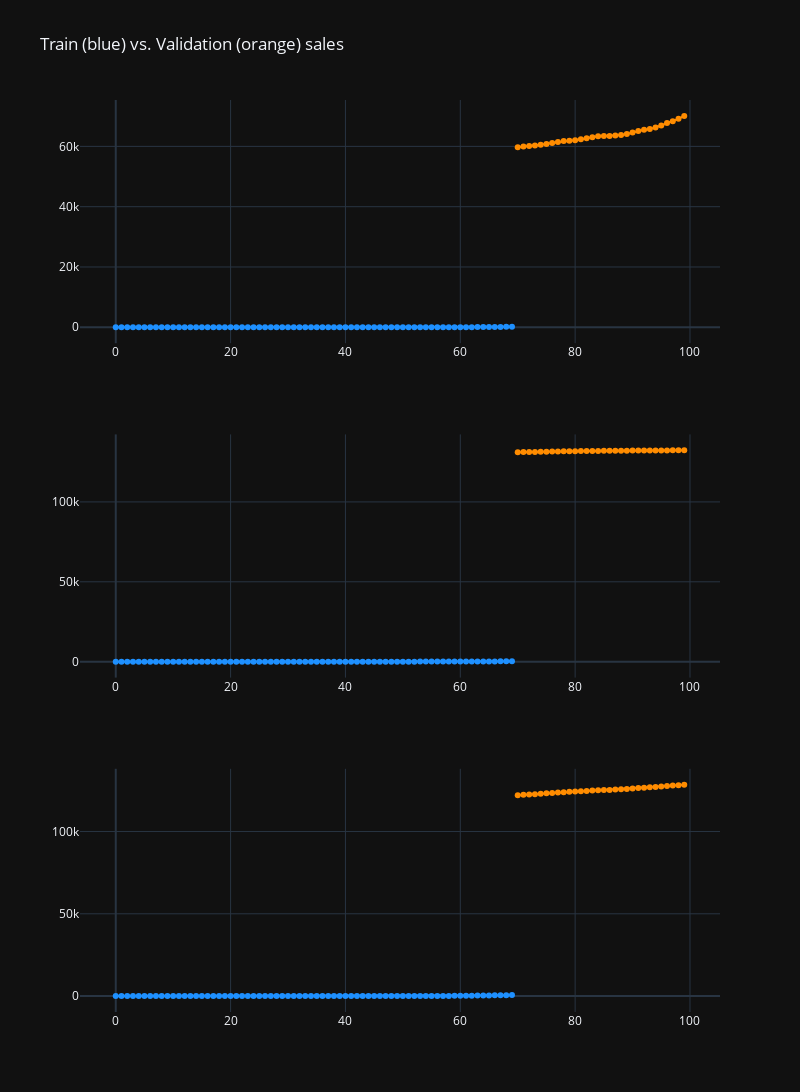

Notebook code for this chart:
### Code cell
fig = make_subplots(rows=3, cols=1)

fig.add_trace(
    go.Scatter(x=np.arange(70), mode='lines+markers', y=train_dataset.loc[0].values, marker=dict(color="dodgerblue"), showlegend=False,),
    row=1, col=1
)

fig.add_trace(
    go.Scatter(x=np.arange(70, 100), y=val_dataset.loc[0].values, mode='lines+markers', marker=dict(color="darkorange"), showlegend=False,),
    row=1, col=1
)

fig.add_trace(
    go.Scatter(x=np.arange(70), mode='lines+markers', y=train_dataset.loc[1].values, marker=dict(color="dodgerblue"), showlegend=False),
    row=2, col=1
)

fig.add_trace(
    go.Scatter(x=np.arange(70, 100), y=val_dataset.loc[1].values, mode='lines+markers', marker=dict(color="darkorange"), showlegend=False),
    row=2, col=1
)

fig.add_trace(
    go.Scatter(x=np.arange(70), mode='lines+markers', y=train_dataset.loc[2].values, marker=dict(color="dodgerblue"), showlegend=False),
    row=3, col=1
)

fig.add_trace(
    go.Scatter(x=np.arange(70, 100), y=val_dataset.loc[2].values, mode='lines+markers', marker=dict(color="darkorange"), showlegend=False),
    row=3, col=1
)

fig.update_layout(height=1200, width=800, title_text="Train (blue) vs. Validation (orange) sales")
fig.show()

### Figure 1 — Plotly figure (JSON) as saved in the notebook; plotly's stock layout.template omitted (floating-point values rounded to 4 significant figures; data arrays with more than 128 entries replaced by an {"elided": "..."} marker saying what was removed)
{"data": [{"marker": {"color": "dodgerblue"}, "mode": "lines+markers", "showlegend": false, "type": "scatter", "x": [0, 1, 2, 3, 4, 5, 6, 7, 8, 9, 10, 11, 12, 13, 14, 15, 16, 17, 18, 19, 20, 21, 22, 23, 24, 25, 26, 27, 28, 29, 30, 31, 32, 33, 34, 35, 36, 37, 38, 39, 40, 41, 42, 43, 44, 45, 46, 47, 48, 49, 50, 51, 52, 53, 54, 55, 56, 57, 58, 59, 60, 61, 62, 63, 64, 65, 66, 67, 68, 69], "xaxis": "x", "y": {"elided": "494 int values"}, "yaxis": "y"}, {"marker": {"color": "darkorange"}, "mode": "lines+markers", "showlegend": false, "type": "scatter", "x": [70, 71, 72, 73, 74, 75, 76, 77, 78, 79, 80, 81, 82, 83, 84, 85, 86, 87, 88, 89, 90, 91, 92, 93, 94, 95, 96, 97, 98, 99], "xaxis": "x", "y": [59745, 59939, 60122, 60300, 60563, 60797, 61162, 61455, 61755, 61842, 62063, 62403, 62718, 63045, 63355, 63412, 63484, 63598, 63819, 64122, 64575, 65080, 65486, 65728, 66275, 66903, 67743, 68366, 69130, 70111], "yaxis": "y"}, {"marker": {"color": "dodgerblue"}, "mode": "lines+markers", "showlegend": false, "type": "scatter", "x": [0, 1, 2, 3, 4, 5, 6, 7, 8, 9, 10, 11, 12, 13, 14, 15, 16, 17, 18, 19, 20, 21, 22, 23, 24, 25, 26, 27, 28, 29, 30, 31, 32, 33, 34, 35, 36, 37, 38, 39, 40, 41, 42, 43, 44, 45, 46, 47, 48, 49, 50, 51, 52, 53, 54, 55, 56, 57, 58, 59, 60, 61, 62, 63, 64, 65, 66, 67, 68, 69], "xaxis": "x2", "y": {"elided": "494 int values"}, "yaxis": "y2"}, {"marker": {"color": "darkorange"}, "mode": "lines+markers", "showlegend": false, "type": "scatter", "x": [70, 71, 72, 73, 74, 75, 76, 77, 78, 79, 80, 81, 82, 83, 84, 85, 86, 87, 88, 89, 90, 91, 92, 93, 94, 95, 96, 97, 98, 99], "xaxis": "x2", "y": [131085, 131185, 131238, 131276, 131327, 131419, 131510, 131577, 131666, 131723, 131753, 131803, 131845, 131890, 131939, 131978, 132015, 132032, 132071, 132095, 132118, 132153, 132176, 132209, 132215, 132229, 132244, 132264, 132285, 132297], "yaxis": "y2"}, {"marker": {"color": "dodgerblue"}, "mode": "lines+markers", "showlegend": false, "type": "scatter", "x": [0, 1, 2, 3, 4, 5, 6, 7, 8, 9, 10, 11, 12, 13, 14, 15, 16, 17, 18, 19, 20, 21, 22, 23, 24, 25, 26, 27, 28, 29, 30, 31, 32, 33, 34, 35, 36, 37, 38, 39, 40, 41, 42, 43, 44, 45, 46, 47, 48, 49, 50, 51, 52, 53, 54, 55, 56, 57, 58, 59, 60, 61, 62, 63, 64, 65, 66, 67, 68, 69], "xaxis": "x3", "y": {"elided": "494 int values"}, "yaxis": "y3"}, {"marker": {"color": "darkorange"}, "mode": "lines+markers", "showlegend": false, "type": "scatter", "x": [70, 71, 72, 73, 74, 75, 76, 77, 78, 79, 80, 81, 82, 83, 84, 85, 86, 87, 88, 89, 90, 91, 92, 93, 94, 95, 96, 97, 98, 99], "xaxis": "x3", "y": [122108, 122311, 122522, 122717, 122999, 123272, 123473, 123692, 123900, 124104, 124288, 124483, 124682, 124889, 125059, 125194, 125311, 125485, 125693, 125896, 126156, 126434, 126651, 126860, 127107, 127361, 127646, 127926, 128198, 128456], "yaxis": "y3"}], "layout": {"height": 1200, "title": {"text": "Train (blue) vs. Validation (orange) sales"}, "width": 800, "xaxis": {"anchor": "y", "domain": [0, 1]}, "xaxis2": {"anchor": "y2", "domain": [0, 1]}, "xaxis3": {"anchor": "y3", "domain": [0, 1]}, "yaxis": {"anchor": "x", "domain": [0.7333, 1]}, "yaxis2": {"anchor": "x2", "domain": [0.3667, 0.6333]}, "yaxis3": {"anchor": "x3", "domain": [0, 0.2667]}}}
